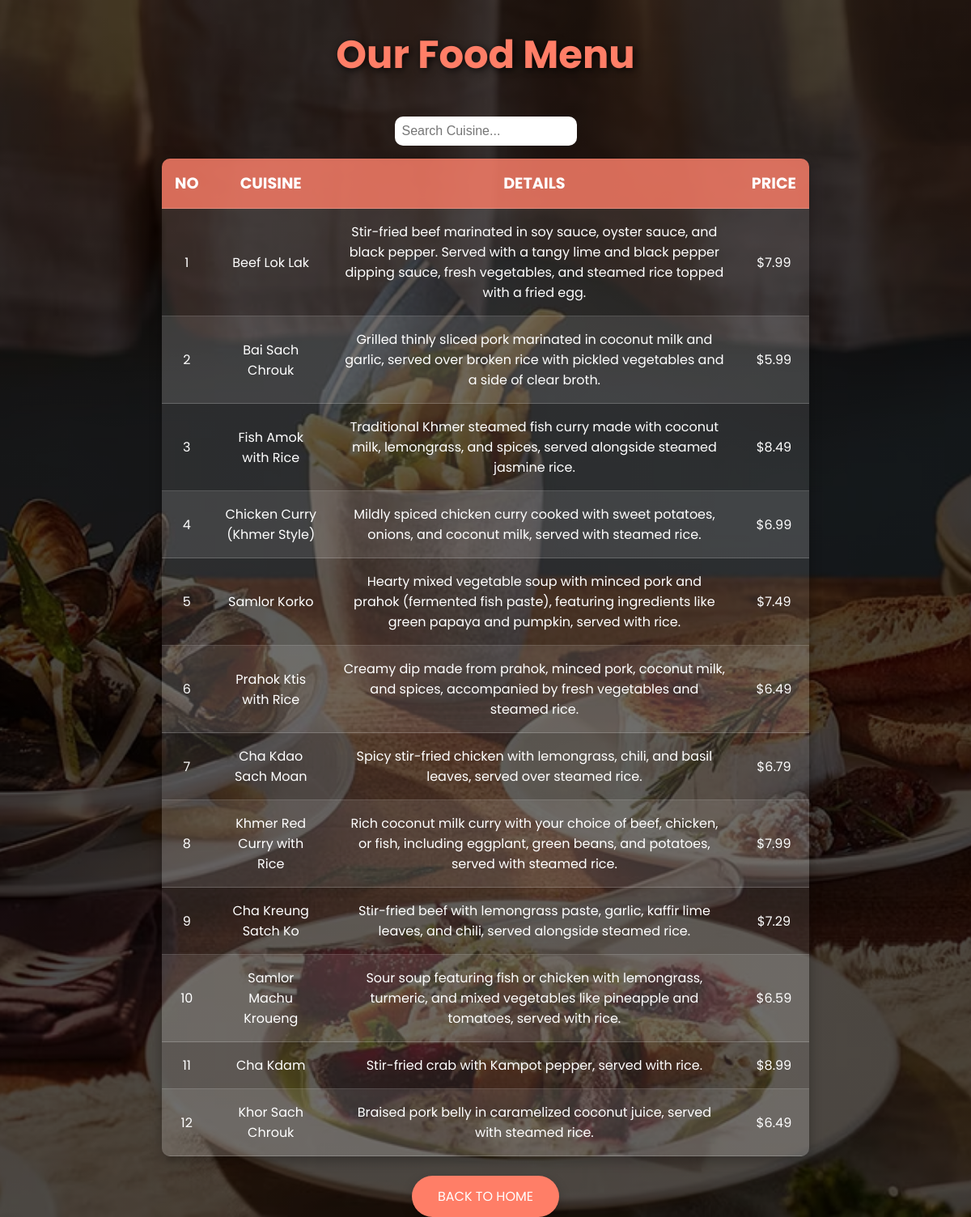
The app's page /menu/ with its own data.
### Food/models.py (models this page shows, shortened)
class Food(models.Model):
    number = models.IntegerField(primary_key=True)
    cusine = models.TextField(max_length=100)
    cusine_detail = models.TextField(max_length=500)
    price= models.FloatField(default=True)

### Food/views.py (the view)
# urls.py: path('menu/', view=views.menu, name='menu'),
def menu(request):
    foods = Food.objects.all()  # Fetch all Food objects
    return render(
        request=request,
        template_name="Food/menu.html",
        context={"foods": foods},
    )

### Food/templates/Food/menu.html (shortened to what this page needs)
{% load static %}
<!DOCTYPE html>
<html lang="en">
<head>
</head>
<body>
    <h1>Our Food Menu</h1>
    <table>
        <thead>
            <tr>
                <th>No</th>
                <th>Cuisine</th>
                <th>Details</th>
                <th>Price</th>
            </tr>
        </thead>
        <tbody>
            {% for food in foods %}
            <tr>
                <td>{{ food.number }}</td>
                <td>{{ food.cusine }}</td>
                <td>{{ food.cusine_detail }}</td>
                <td>${{ food.price }}</td>
            </tr>
            {% endfor %}
        </tbody>
    </table>
    <a href="{% url 'index' %}" class="back-button">Back to Home</a>
</body>
</html>

### records on screen
Food: number "1", cusine "Beef Lok Lak", cusine_detail "Stir-fried beef marinated in soy sauce, oyster sauce, and black pepper. Served with a tangy lime and black pepper dipping sauce, fresh vegetables, and steamed rice topped with a fried egg.", price "7.99"
Food: number "2", cusine "Bai Sach Chrouk", cusine_detail "Grilled thinly sliced pork marinated in coconut milk and garlic, served over broken rice with pickled vegetables and a side of clear broth.", price "5.99"
Food: number "3", cusine "Fish Amok with Rice", cusine_detail "Traditional Khmer steamed fish curry made with coconut milk, lemongrass, and spices, served alongside steamed jasmine rice.", price "8.49"
Food: number "4", cusine "Chicken Curry (Khmer Style)", cusine_detail "Mildly spiced chicken curry cooked with sweet potatoes, onions, and coconut milk, served with steamed rice.", price "6.99"
Food: number "5", cusine "Samlor Korko", cusine_detail "Hearty mixed vegetable soup with minced pork and prahok (fermented fish paste), featuring ingredients like green papaya and pumpkin, served with rice.", price "7.49"
Food: number "6", cusine "Prahok Ktis with Rice", cusine_detail "Creamy dip made from prahok, minced pork, coconut milk, and spices, accompanied by fresh vegetables and steamed rice.", price "6.49"
Food: number "7", cusine "Cha Kdao Sach Moan", cusine_detail "Spicy stir-fried chicken with lemongrass, chili, and basil leaves, served over steamed rice.", price "6.79"
Food: number "8", cusine "Khmer Red Curry with Rice", cusine_detail "Rich coconut milk curry with your choice of beef, chicken, or fish, including eggplant, green beans, and potatoes, served with steamed rice.", price "7.99"
Food: number "9", cusine "Cha Kreung Satch Ko", cusine_detail "Stir-fried beef with lemongrass paste, garlic, kaffir lime leaves, and chili, served alongside steamed rice.", price "7.29"
Food: number "10", cusine "Samlor Machu Kroueng", cusine_detail "Sour soup featuring fish or chicken with lemongrass, turmeric, and mixed vegetables like pineapple and tomatoes, served with rice.", price "6.59"
Food: number "11", cusine "Cha Kdam", cusine_detail "Stir-fried crab with Kampot pepper, served with rice.", price "8.99"
Food: number "12", cusine "Khor Sach Chrouk", cusine_detail "Braised pork belly in caramelized coconut juice, served with steamed rice.", price "6.49"
